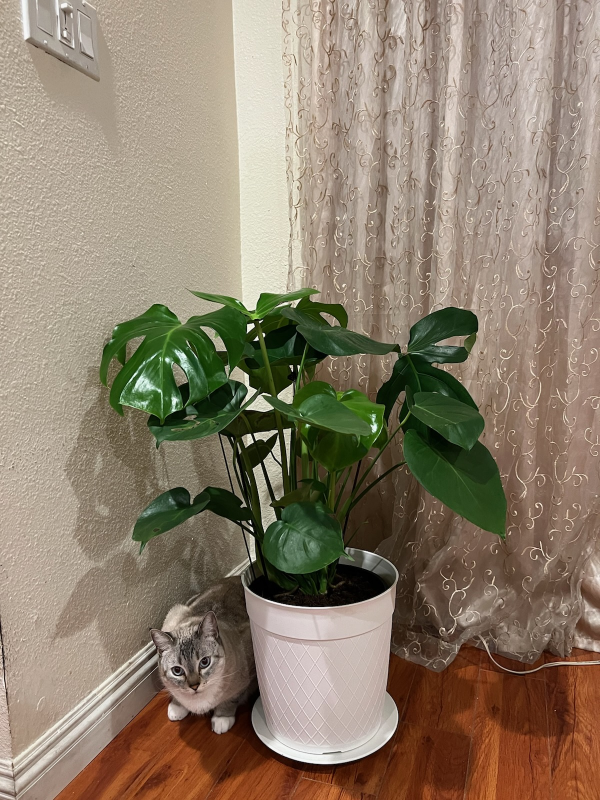
#> input picture data/gremlin.jpg, 1200 x 1600 px (shown at 1/2 size)
$ python main.py
#> lines starting #> are read from the running program, lines starting #| are printed output that depends on the picture
import cv2
from pathlib import Path
import matplotlib.pyplot as plt

def resize_and_save_image(image_path, output_folder, formats=('jpeg', 'png', 'bmp'), resize_percents=range(10, 101, 10)):
#> called with formats = ('jpeg', 'png', 'bmp')
    output_folder = Path(output_folder)
    output_folder.mkdir(parents=True, exist_ok=True)

    original_image = cv2.imread(str(image_path))
#> original_image is the input picture: shape (1600, 1200, 3); mean B, G, R 108, 127.1, 141.2
    original_size = original_image.shape[:2]  # Get the height and width
#> original_size = (1600, 1200)

    image_sizes = {percent: {file_format: None for file_format in formats} for percent in resize_percents}

    for percent in resize_percents:
        for fmt in formats:
            new_size = tuple(reversed([int(size * percent / 100) for size in original_size]))  # Width, Height
            resized_image = cv2.resize(original_image, new_size)

            file_name = f"resized_{percent}percent.{fmt}"
            format_folder = output_folder / fmt  # Create a separate folder for each format
            format_folder.mkdir(parents=True, exist_ok=True)  # Ensure the format folder exists
            file_path = format_folder / file_name  # Save the file in the format folder
            cv2.imwrite(str(file_path), resized_image)

            image_sizes[percent][fmt] = file_path.stat().st_size
#> this loop made 10 passes
#> pass 1, in resize_and_save_image, `cv2.imwrite(str(file_path), resized_image)`:
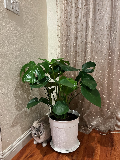
#> saved as resized_10percent.jpeg: shape (160, 120, 3); mean B, G, R 108.2, 127.3, 141.4
#> pass 2, in resize_and_save_image, `cv2.imwrite(str(file_path), resized_image)`:
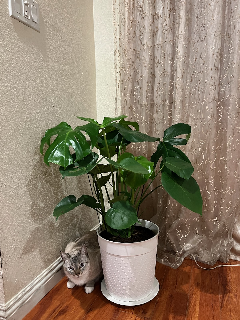
#> saved as resized_20percent.jpeg: shape (320, 240, 3); mean B, G, R 108.1, 127.2, 141.3
#> after the loop, image_sizes = 10 items

    for percent, formats in image_sizes.items():
        for fmt, size in formats.items():
            print(f"Size for {percent}% resize as {fmt}: {size} bytes")
#> this loop made 10 passes
#> (percent, formats) on passes 1 to 10: (10, {'jpeg': 13906, 'png': 48020, 'bmp': 57654}), (20, {'jpeg': 50541, 'png': 186962, 'bmp': 230454}), (30, {'jpeg': 101602, 'png': 402300, 'bmp': 518454}), (40, {'jpeg': 168818, 'png': 692484, 'bmp': 921654}), (50, {'jpeg': 243454, 'png': 1031390, 'bmp': 1440054}), (60, {'jpeg': 343502, 'png': 1482474, 'bmp': 2073654}), (70, {'jpeg': 433209, 'png': 1946095, 'bmp': 2822454}), (80, {'jpeg': 524144, 'png': 2461958, 'bmp': 3686454}), (90, {'jpeg': 622318, 'png': 3029565, 'bmp': 4665654}), (100, {'jpeg': 751066, 'png': 3808210, 'bmp': 5760054})
#> (printed output is left out)

    return image_sizes

def generate_graphs(image_sizes, graphs_folder):
    graphs_folder = Path(graphs_folder)
    graphs_folder.mkdir(parents=True, exist_ok=True)

    all_sizes = {fmt: [] for fmt in image_sizes[next(iter(image_sizes))]}

    for fmt in all_sizes:
        plt.figure()
        sizes = [image_sizes[percent][fmt] for percent in image_sizes]
        plt.plot(list(image_sizes.keys()), sizes)
        plt.title(f'Size vs Resize Percentage ({fmt})')
        plt.xlabel('Resize Percentage')
        plt.ylabel('Size (bytes)')
        plt.savefig(str(graphs_folder / f'{fmt}_graph.png'))
        all_sizes[fmt] = sizes

    plt.figure()
    for fmt, sizes in all_sizes.items():
        plt.plot(list(image_sizes.keys()), sizes, label=fmt)
    plt.title('Size vs Resize Percentage (All Formats)')
    plt.xlabel('Resize Percentage')
    plt.ylabel('Size (bytes)')
    plt.legend()
    plt.savefig(str(graphs_folder / 'comparison_graph.png'))

if __name__ == "__main__":
    current_dir = Path(__file__).parent
    image_path = current_dir / '..' / 'data' / 'gremlin.jpg'
    output_folder = current_dir / '..' / 'data' / 'resized_images'
    graphs_folder = current_dir / '..' / 'data' / 'graphs'

    image_path = image_path.resolve()
    output_folder = output_folder.resolve()
    graphs_folder = graphs_folder.resolve()

    image_sizes = resize_and_save_image(image_path, output_folder)
#> image_sizes = 10 items
    generate_graphs(image_sizes, graphs_folder)
#> in generate_graphs, `all_sizes = {fmt: [] for fmt in image_sizes[next(iter(image_sizes))]}`: all_sizes = {'jpeg': [], 'png': [], 'bmp': []}
#> the loop in generate_graphs, `for fmt in all_sizes:` made 3 passes
#> fmt on passes 1 to 3: 'jpeg', 'png', 'bmp'
#> pass 1, in generate_graphs, `plt.savefig(str(graphs_folder / f'{fmt}_graph.png'))`:
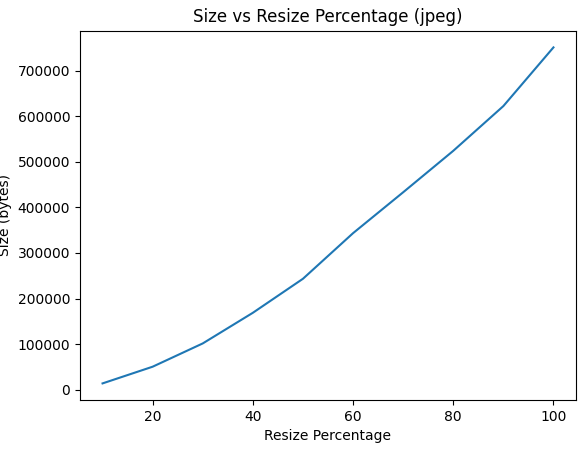
#> figure drawn by matplotlib, 1 panel; curve peaks at x = 100, y = 751066
#> pass 2, in generate_graphs, `plt.savefig(str(graphs_folder / f'{fmt}_graph.png'))`:
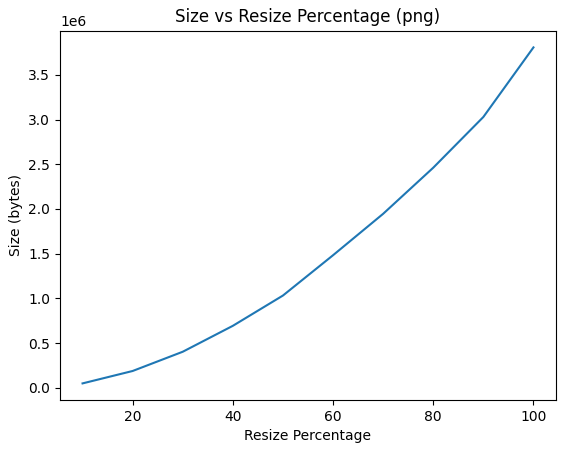
#> figure drawn by matplotlib, 1 panel; curve peaks at x = 100, y = 3808210
#> after the loop in generate_graphs, `for fmt in all_sizes:`: all_sizes = 3 items
#> the loop in generate_graphs, `for fmt, sizes in all_sizes.items():` made 3 passes
#> in generate_graphs, `plt.savefig(str(graphs_folder / 'comparison_graph.png'))`:
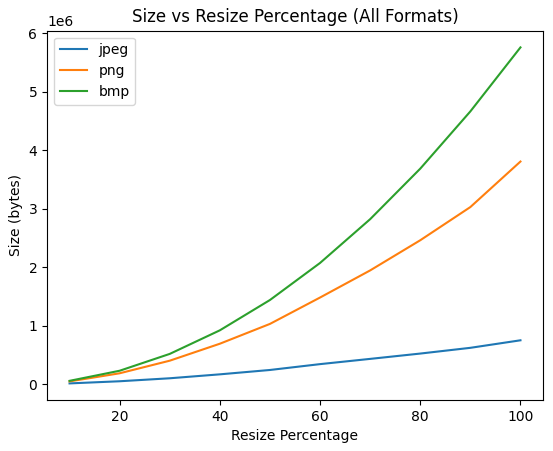
#> figure drawn by matplotlib, 1 panel; curve peaks at x = 100, y = 751066; curve peaks at x = 100, y = 3808210; curve peaks at x = 100, y = 5760054
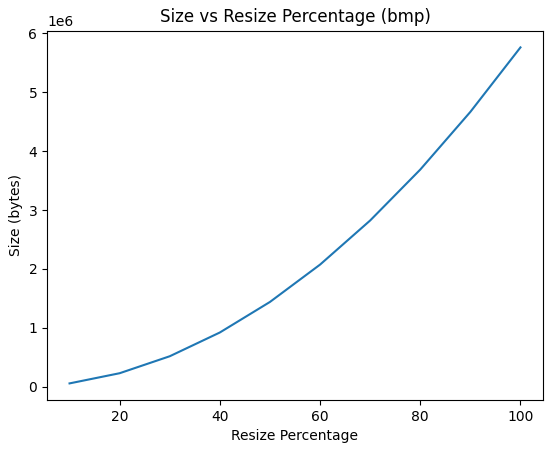
#> figure drawn by matplotlib, 1 panel; curve peaks at x = 100, y = 5760054
